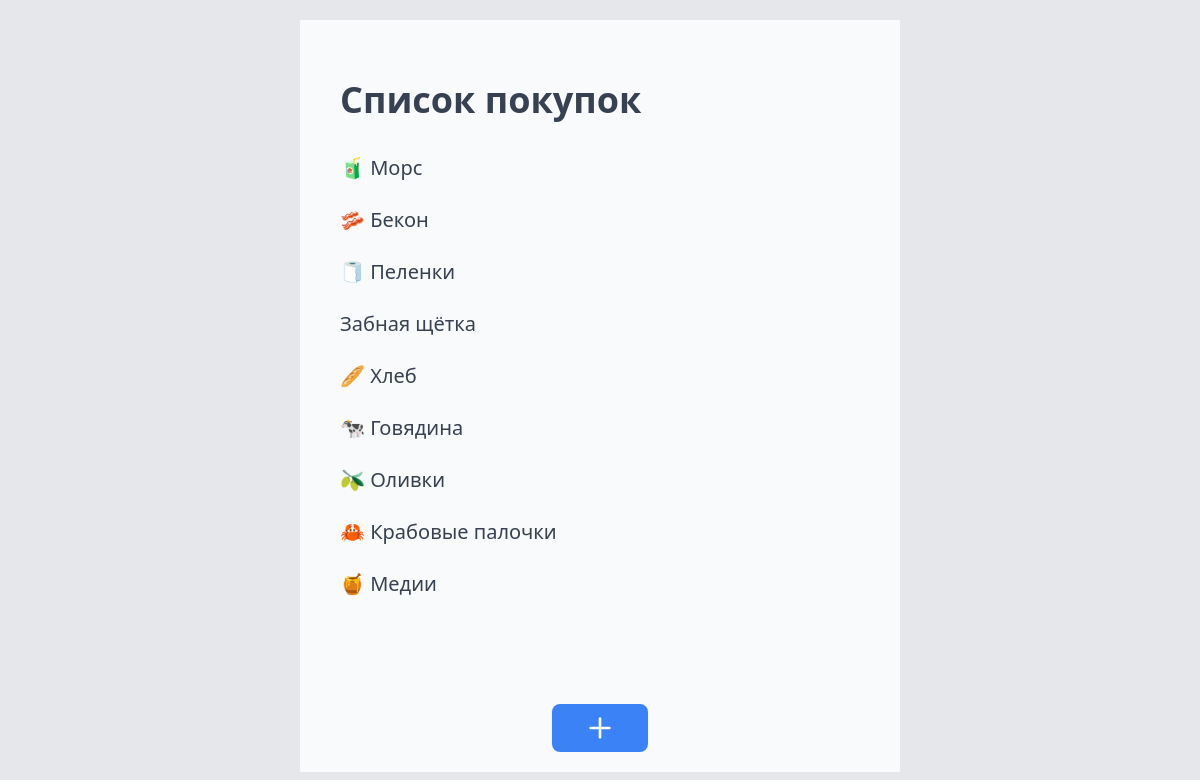
The page / on the database its author committed.
### app/main.py (models this page shows)
class Item(SQLModel, table=True):
    id: int = Field(default=None, primary_key=True)
    product_id: int = Field(default=None, foreign_key="product.id")
    product: Product = Relationship()

class Product(SQLModel, table=True):
    id: int = Field(default=None, primary_key=True)
    name: str
    clear_name: str
    categoty_id: Optional[int] = Field(default=None, foreign_key="category.id")
    category: Optional[Category] = Relationship()
    items: 'Item' = Relationship()

### app/main.py (the view)
@app.get("/", response_class=HTMLResponse)
async def index(request: Request, session: Session = Depends((get_db))):
    query = select(Item)
    items = session.exec(query).all()
    return templates.TemplateResponse('index.html', {"request": request, "items": items})

### templates/index.html (shortened to what this page needs)
{% extends "_layout.html" %}
{% block main_content %}
<h1 class="text-4xl font-bold mt-5 mb-7">Список покупок</h1>
<ul id="items" class="space-y-3 pb-20">
{% for item in items %}
    {% include 'partials/item.html' with context %}
{% endfor %}
</ul>
<button onclick="redirectTo('/products/search?name=')"
        class="fixed md:relative w-24 bottom-7 md:-bottom-5 left-1/2 transform -translate-x-1/2 py-2 px-4 bg-blue-500 text-white rounded-lg">
    <i data-feather="plus" class="h-8 w-full"></i>
</button>
{% endblock %}

### templates/partials/item.html
<li id="item-{{ item.id }}"
    hx-trigger="click"
    hx-delete="/items/{{ item.id }}"
    hx-swap="delete swap:.3s"
    hx-target="#item-{{ item.id }}"
    class="overflow-hidden item flex items-center justify-between rounded-lg h-10">
    <span class="text-xl">{{ item.product.name }}</span>
</li>

### rows shown on the page
Item: product.name "🧃 Морс"
Item: product.name "🥓 Бекон"
Item: product.name "🧻 Пеленки"
Item: product.name "Забная щётка"
Item: product.name "🥖 Хлеб"
Item: product.name "🐄 Говядина"
Item: product.name "🫒 Оливки"
Item: product.name "🦀 Крабовые палочки"
Item: product.name "🍯 Медии"
